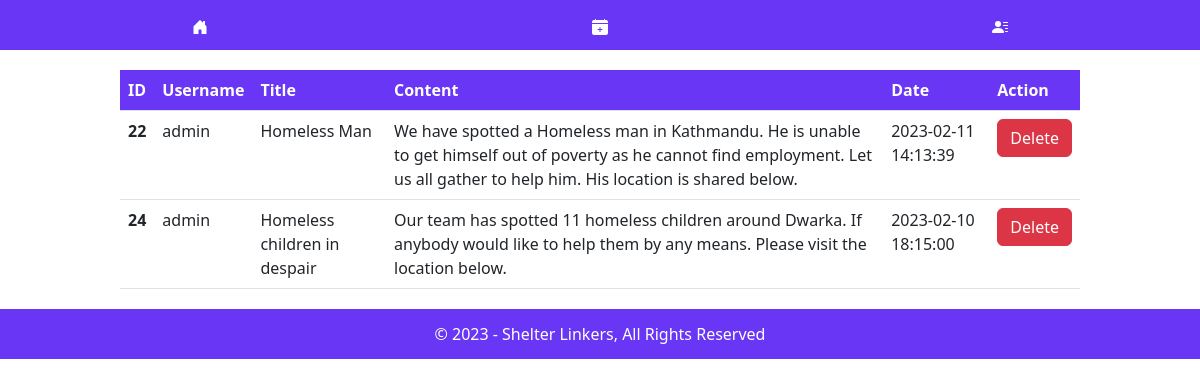
The app's page /campdetails.php (signed in) with its own data.
### tables this page shows
CREATE TABLE `camps` (
  `id` int(11) NOT NULL,
  `username` varchar(50) NOT NULL,
  `title` varchar(255) NOT NULL,
  `content` text NOT NULL,
  `date` timestamp NOT NULL DEFAULT current_timestamp() ON UPDATE current_timestamp(),
  `votes` int(11) NOT NULL,
  `image` text NOT NULL,
  `map` mediumtext NOT NULL
);

### campdetails.php (the view, shortened to what this page needs)
<?php
include("global/conn.php");
?>
<!DOCTYPE html>
<html lang="en">
<head>
    <link rel="stylesheet" href="https://cdn.jsdelivr.net/npm/bootstrap@5.2.3/dist/css/bootstrap.min.css">
    <link rel="stylesheet" href="style.css">
</head>
<body>
    <?php include("header.php"); ?>
    <div class="content">
        <?php
        $sql = "SELECT * FROM camps";
        if ($result = mysqli_query($conn, $sql)) {
            if (mysqli_num_rows($result) > 0) {
        ?>
                <table class="table">
                    <thead class="thead-dark">
                        <tr>
                            <th scope="col">ID</th>
                            <th scope="col">Username</th>
                            <th scope="col">Title</th>
                            <th scope="col">Content</th>
                            <th scope="col">Date</th>
                            <th scope="col">Action</th>
                        </tr>
                    </thead>
                    <tbody>
                        <?php
                        while ($row = mysqli_fetch_array($result)) {
                        ?>
                            <tr>
                                <td><b><?php echo ($row['id']); ?></b></td>
                                <td><?php echo ($row['username']); ?></td>
                                <td><?php echo ($row['title']); ?></td>
                                <td><?php echo ($row['content']); ?></td>
                                <td><?php echo ($row['date']); ?></td>
                                <td><a class="btn btn-danger" href="deletecamp.php?id=<?php echo ($row['id']); ?>">Delete</a></td>
                            </tr>
                        <?php
                        }
                        ?>
                    </tbody>
                </table>
        <?php
            }
        }
        ?>
    </div>
    <?php
    include("footer.php");
    ?>
</body>
</html>

### header.php (shortened to what this page needs)
<nav>
    <div id="dashboard">
        <a href="index.php">
        </a>
    </div>
    <?php if (isset($_SESSION["username"])) { ?>
        <div>
            <a href="createcamp.php">
            </a>
        </div>
    <?php } ?>
    <div>
        <a href="<?php if (isset($_SESSION["username"])) {
                        echo ("logout.php");
                    } else {
                        echo ("login.php");
                    } ?>">
        </a>
    </div>
</nav>

### footer.php
<div id="footer">
    &copy 2023 - Shelter Linkers, All Rights Reserved
</div>

### style.css (style rules this page uses)
nav { width: 100%; height: 50px; background-color: #6936f5; display: flex; align-items: center; justify-content: space-around; margin-bottom: 20px; }
nav div { height: 100%; display: flex; align-items: center; justify-content: center; color: white; padding: 20px; cursor: pointer; }
nav div a { text-decoration: none; color: white; }
#footer { width: 100%; height: 50px; background-color: #6936f5; display: flex; align-items: center; justify-content: center; color: white; margin-top: 20px; }
.content { width: 80%; height: 100%; margin: 0 auto; }
a { text-decoration: none !important; }
.thead-dark { background-color: #6936f5 !important; color: white !important; }

### records on screen
camps: id "22", username "admin", title "Homeless Man", content "We have spotted a Homeless man in Kathmandu. He is unable to get himself out of poverty as he cannot find employment. Let us all gather to help him. His location is shared below.", date "2023-02-11 14:13:39"
camps: id "24", username "admin", title "Homeless children in despair", content "Our team has spotted 11 homeless children around Dwarka. If anybody would like to help them by any means. Please visit the location below.", date "2023-02-10 18:15:00"
